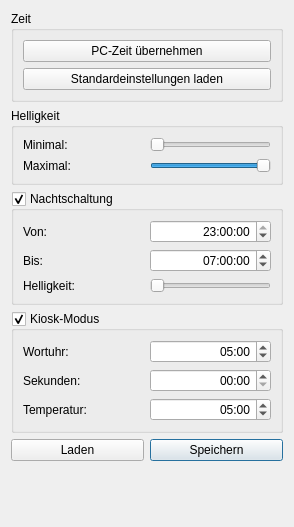
<?xml version="1.0" encoding="UTF-8"?>
<ui version="4.0">
 <class>settings</class>
 <widget class="QDialog" name="settings">
  <property name="windowModality">
   <enum>Qt::ApplicationModal</enum>
  </property>
  <property name="geometry">
   <rect>
    <x>0</x>
    <y>0</y>
    <width>294</width>
    <height>527</height>
   </rect>
  </property>
  <property name="windowTitle">
   <string>Einstellungen</string>
  </property>
  <property name="sizeGripEnabled">
   <bool>false</bool>
  </property>
  <property name="modal">
   <bool>true</bool>
  </property>
  <layout class="QVBoxLayout" name="verticalLayout_2">
   <item>
    <widget class="QGroupBox" name="groupBox">
     <property name="sizePolicy">
      <sizepolicy hsizetype="Preferred" vsizetype="Maximum">
       <horstretch>0</horstretch>
       <verstretch>0</verstretch>
      </sizepolicy>
     </property>
     <property name="title">
      <string>Zeit</string>
     </property>
     <layout class="QVBoxLayout" name="verticalLayout">
      <item>
       <widget class="QPushButton" name="btnSyncTime">
        <property name="focusPolicy">
         <enum>Qt::NoFocus</enum>
        </property>
        <property name="toolTip">
         <string>Die Uhr wird sich weiterhin mit Frankfurt synchronisieren.</string>
        </property>
        <property name="text">
         <string>PC-Zeit übernehmen</string>
        </property>
        <property name="checkable">
         <bool>false</bool>
        </property>
       </widget>
      </item>
      <item>
       <widget class="QPushButton" name="btnDefault">
        <property name="text">
         <string>Standardeinstellungen laden</string>
        </property>
       </widget>
      </item>
     </layout>
    </widget>
   </item>
   <item>
    <widget class="QGroupBox" name="groupBox_3">
     <property name="sizePolicy">
      <sizepolicy hsizetype="Preferred" vsizetype="Maximum">
       <horstretch>0</horstretch>
       <verstretch>0</verstretch>
      </sizepolicy>
     </property>
     <property name="title">
      <string>Helligkeit</string>
     </property>
     <layout class="QGridLayout" name="gridLayout_3">
      <item row="1" column="1">
       <widget class="QSlider" name="brightnessMax">
        <property name="sizePolicy">
         <sizepolicy hsizetype="Preferred" vsizetype="Fixed">
          <horstretch>0</horstretch>
          <verstretch>0</verstretch>
         </sizepolicy>
        </property>
        <property name="focusPolicy">
         <enum>Qt::ClickFocus</enum>
        </property>
        <property name="maximum">
         <number>255</number>
        </property>
        <property name="value">
         <number>255</number>
        </property>
        <property name="orientation">
         <enum>Qt::Horizontal</enum>
        </property>
       </widget>
      </item>
      <item row="0" column="1">
       <widget class="QSlider" name="brightnessMin">
        <property name="sizePolicy">
         <sizepolicy hsizetype="Preferred" vsizetype="Fixed">
          <horstretch>0</horstretch>
          <verstretch>0</verstretch>
         </sizepolicy>
        </property>
        <property name="focusPolicy">
         <enum>Qt::ClickFocus</enum>
        </property>
        <property name="maximum">
         <number>255</number>
        </property>
        <property name="orientation">
         <enum>Qt::Horizontal</enum>
        </property>
       </widget>
      </item>
      <item row="1" column="0">
       <widget class="QLabel" name="label_5">
        <property name="text">
         <string>Maximal:</string>
        </property>
       </widget>
      </item>
      <item row="0" column="0">
       <widget class="QLabel" name="label_4">
        <property name="text">
         <string>Minimal:</string>
        </property>
       </widget>
      </item>
     </layout>
    </widget>
   </item>
   <item>
    <widget class="QGroupBox" name="grpNightMode">
     <property name="sizePolicy">
      <sizepolicy hsizetype="Preferred" vsizetype="Maximum">
       <horstretch>0</horstretch>
       <verstretch>0</verstretch>
      </sizepolicy>
     </property>
     <property name="title">
      <string>Nachtschaltung</string>
     </property>
     <property name="checkable">
      <bool>true</bool>
     </property>
     <layout class="QGridLayout" name="gridLayout_2">
      <item row="1" column="0">
       <widget class="QLabel" name="label_2">
        <property name="text">
         <string>Bis:</string>
        </property>
       </widget>
      </item>
      <item row="0" column="0">
       <widget class="QLabel" name="label">
        <property name="text">
         <string>Von:</string>
        </property>
       </widget>
      </item>
      <item row="0" column="2">
       <widget class="QTimeEdit" name="nightmodeStart">
        <property name="sizePolicy">
         <sizepolicy hsizetype="Minimum" vsizetype="Fixed">
          <horstretch>0</horstretch>
          <verstretch>0</verstretch>
         </sizepolicy>
        </property>
        <property name="focusPolicy">
         <enum>Qt::ClickFocus</enum>
        </property>
        <property name="alignment">
         <set>Qt::AlignRight|Qt::AlignTrailing|Qt::AlignVCenter</set>
        </property>
        <property name="calendarPopup">
         <bool>false</bool>
        </property>
        <property name="time">
         <time>
          <hour>23</hour>
          <minute>0</minute>
          <second>0</second>
         </time>
        </property>
       </widget>
      </item>
      <item row="2" column="0">
       <widget class="QLabel" name="label_3">
        <property name="sizePolicy">
         <sizepolicy hsizetype="Preferred" vsizetype="Preferred">
          <horstretch>0</horstretch>
          <verstretch>0</verstretch>
         </sizepolicy>
        </property>
        <property name="text">
         <string>Helligkeit:</string>
        </property>
       </widget>
      </item>
      <item row="1" column="2">
       <widget class="QTimeEdit" name="nightmodeEnd">
        <property name="focusPolicy">
         <enum>Qt::ClickFocus</enum>
        </property>
        <property name="alignment">
         <set>Qt::AlignRight|Qt::AlignTrailing|Qt::AlignVCenter</set>
        </property>
        <property name="buttonSymbols">
         <enum>QAbstractSpinBox::UpDownArrows</enum>
        </property>
        <property name="accelerated">
         <bool>false</bool>
        </property>
        <property name="time">
         <time>
          <hour>7</hour>
          <minute>0</minute>
          <second>0</second>
         </time>
        </property>
       </widget>
      </item>
      <item row="2" column="2">
       <widget class="QSlider" name="nightmodeBrightness">
        <property name="sizePolicy">
         <sizepolicy hsizetype="Preferred" vsizetype="Fixed">
          <horstretch>0</horstretch>
          <verstretch>0</verstretch>
         </sizepolicy>
        </property>
        <property name="focusPolicy">
         <enum>Qt::ClickFocus</enum>
        </property>
        <property name="maximum">
         <number>255</number>
        </property>
        <property name="orientation">
         <enum>Qt::Horizontal</enum>
        </property>
       </widget>
      </item>
     </layout>
    </widget>
   </item>
   <item>
    <widget class="QGroupBox" name="grpKioskmode">
     <property name="title">
      <string>Kiosk-Modus</string>
     </property>
     <property name="checkable">
      <bool>true</bool>
     </property>
     <layout class="QGridLayout" name="gridLayout">
      <item row="2" column="0">
       <widget class="QLabel" name="label_8">
        <property name="text">
         <string>Temperatur:</string>
        </property>
       </widget>
      </item>
      <item row="1" column="0">
       <widget class="QLabel" name="label_7">
        <property name="text">
         <string>Sekunden:</string>
        </property>
       </widget>
      </item>
      <item row="1" column="1">
       <widget class="QTimeEdit" name="durationSeconds">
        <property name="focusPolicy">
         <enum>Qt::ClickFocus</enum>
        </property>
        <property name="alignment">
         <set>Qt::AlignRight|Qt::AlignTrailing|Qt::AlignVCenter</set>
        </property>
        <property name="displayFormat">
         <string>mm:ss</string>
        </property>
       </widget>
      </item>
      <item row="0" column="0">
       <widget class="QLabel" name="label_6">
        <property name="text">
         <string>Wortuhr:</string>
        </property>
       </widget>
      </item>
      <item row="0" column="1">
       <widget class="QTimeEdit" name="durationWords">
        <property name="focusPolicy">
         <enum>Qt::ClickFocus</enum>
        </property>
        <property name="alignment">
         <set>Qt::AlignRight|Qt::AlignTrailing|Qt::AlignVCenter</set>
        </property>
        <property name="currentSection">
         <enum>QDateTimeEdit::MinuteSection</enum>
        </property>
        <property name="displayFormat">
         <string>mm:ss</string>
        </property>
        <property name="time">
         <time>
          <hour>0</hour>
          <minute>5</minute>
          <second>0</second>
         </time>
        </property>
       </widget>
      </item>
      <item row="2" column="1">
       <widget class="QTimeEdit" name="durationTemperature">
        <property name="focusPolicy">
         <enum>Qt::ClickFocus</enum>
        </property>
        <property name="alignment">
         <set>Qt::AlignRight|Qt::AlignTrailing|Qt::AlignVCenter</set>
        </property>
        <property name="displayFormat">
         <string>mm:ss</string>
        </property>
        <property name="time">
         <time>
          <hour>0</hour>
          <minute>5</minute>
          <second>0</second>
         </time>
        </property>
       </widget>
      </item>
     </layout>
    </widget>
   </item>
   <item>
    <layout class="QHBoxLayout" name="horizontalLayout">
     <item>
      <widget class="QPushButton" name="btnLoad">
       <property name="text">
        <string>Laden</string>
       </property>
      </widget>
     </item>
     <item>
      <widget class="QPushButton" name="btnSave">
       <property name="text">
        <string>Speichern</string>
       </property>
       <property name="default">
        <bool>true</bool>
       </property>
      </widget>
     </item>
    </layout>
   </item>
   <item>
    <spacer name="verticalSpacer">
     <property name="orientation">
      <enum>Qt::Vertical</enum>
     </property>
     <property name="sizeHint" stdset="0">
      <size>
       <width>20</width>
       <height>40</height>
      </size>
     </property>
    </spacer>
   </item>
  </layout>
 </widget>
 <tabstops>
  <tabstop>btnSyncTime</tabstop>
  <tabstop>nightmodeStart</tabstop>
  <tabstop>nightmodeEnd</tabstop>
 </tabstops>
 <resources/>
 <connections/>
</ui>
